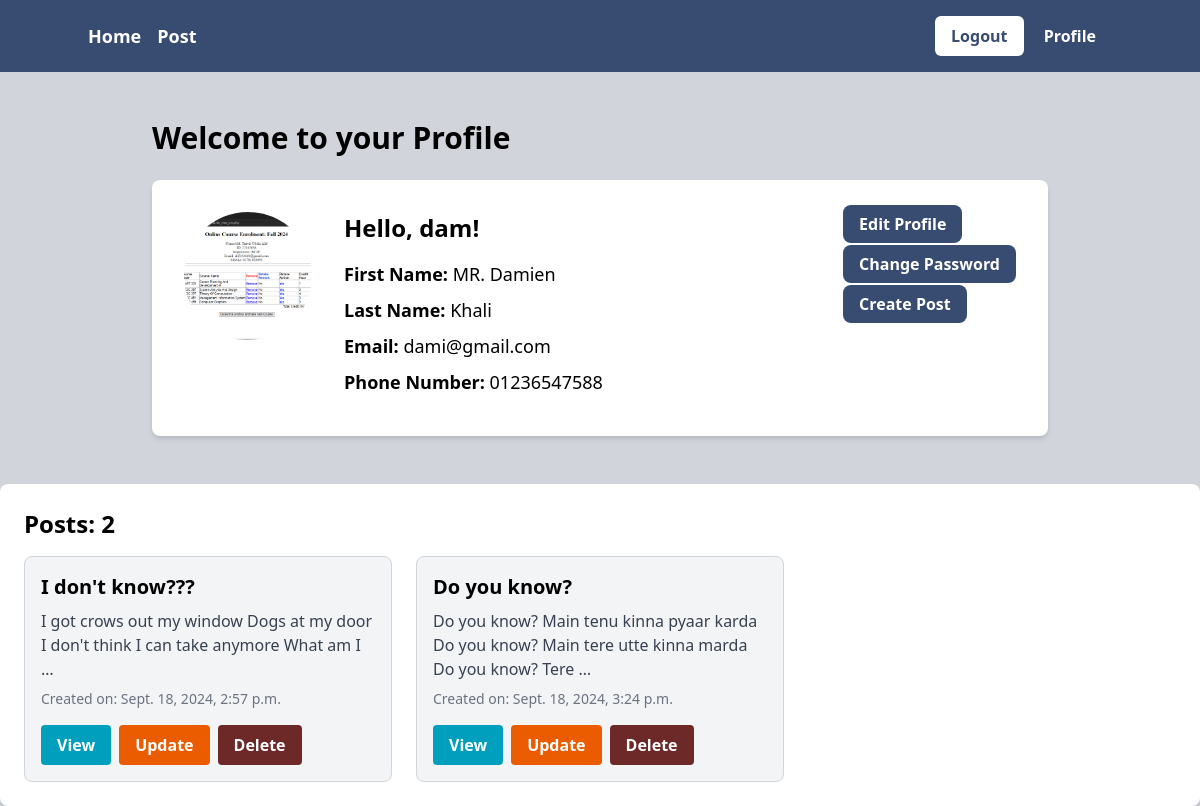
Screenshot of /Profile/user_profile/ (signed in) with the database file from the repository.
### Profile/models.py (models this page shows, shortened)
class User_profile(models.Model):
    user = models.OneToOneField(User, on_delete=models.CASCADE)
    phone_number = models.CharField(max_length=12)
    profile_picture = models.ImageField(upload_to='./static/images/', blank=True, null=True)

### Post/models.py (models this page shows, shortened)
class Post_Model(models.Model):
    title = models.CharField(max_length=200)
    content = models.TextField()
    Author = models.ForeignKey(User, on_delete=models.CASCADE)
    created_at = models.DateTimeField(auto_now_add=True)
    updated_at = models.DateField(auto_now=True)
    likes = models.ManyToManyField(User, related_name='post_like', blank=True)

### Profile/views.py (the view)
# urls.py: path('user_profile/', views.User_Profile_Details_View.as_view(), name='User_Profile'),
class User_Profile_Details_View(LoginRequiredMixin, DetailView):
    model = models.User_profile
    template_name = 'profile.html'
    context_object_name = 'user'
    def get_object(self, queryset=None):
        return models.User_profile.objects.get(user=self.request.user)
    def get_context_data(self, **kwargs):
        context = super().get_context_data(**kwargs)
        user_posts = Post_Model.objects.filter(Author = self.request.user)
        context['posts'] = user_posts
        return context

### Profile/templates/profile.html
{% extends 'base.html' %}
{% load crispy_forms_tags %}
{% load tailwind_filters %}
{% block content %}
<div class="max-w-4xl mx-auto py-12">
    <h1 class="text-3xl font-bold mb-6">Welcome to your Profile</h1>
    <div class="bg-white shadow-md rounded-lg p-8 flex items-start space-x-8">
        <div class="flex-shrink-0">
            {% if user.user.user_profile.profile_picture %}
            <img src="{{ user.user.user_profile.profile_picture.url }}" alt="Profile Picture" class="w-32 h-32 rounded-full object-cover">
            {% else %}
            <div class="w-32 h-32 rounded-full bg-gray-200 flex items-center justify-center">
                <span class="text-gray-600">No Image</span>
            </div>
            {% endif %}
        </div>
        <div class="flex-1">
            <h2 class="text-2xl font-semibold mb-4">Hello, {{ user.user.username }}!</h2>
            <p class="text-lg mb-2"><strong>First Name:</strong> {{ user.user.first_name }}</p>
            <p class="text-lg mb-2"><strong>Last Name:</strong> {{ user.user.last_name }}</p>
            <p class="text-lg mb-2"><strong>Email:</strong> {{ user.user.email }}</p>
            <p class="text-lg mb-2"><strong>Phone Number:</strong> {{ user.user.user_profile.phone_number }}</p>
        </div>
        <div>
            <div class="mb-4">
                <a href="{% url 'edit_profile' %}" class="bg-[#384B70] text-white font-bold py-2 px-4 rounded-lg hover:bg-[#507687]">
                    Edit Profile
                </a>
            </div>
            <div class="mb-4">
                <a href="{% url 'password_change' %}" class="bg-[#384B70] text-white font-bold py-2 px-4 rounded-lg hover:bg-[#507687]">
                    Change Password
                </a>
            </div>
            <div>
                <a href="{% url 'create_post' %}" class="bg-[#384B70] text-white font-bold py-2 px-4 rounded-lg hover:bg-[#507687]">
                    Create Post
                </a>
            </div>
        </div>
    </div>
</div>
<div class="bg-white shadow-md rounded-lg p-6">
    <h3 class="text-2xl font-bold mb-4">Posts: {{ posts|length }}</h3>
    {% if posts %}
    <div class="grid grid-cols-1 md:grid-cols-2 lg:grid-cols-3 gap-6">
        {% for post in posts %}
            <div class="bg-gray-100 border border-gray-300 rounded-lg p-4 flex flex-col">
                <h4 class="text-xl font-semibold mb-2">{{ post.title }}</h4>
                <p class="text-gray-700 mb-2">{{ post.content | truncatewords:20 }}</p>
                <p class="text-gray-500 text-sm mb-4">Created on: {{ post.created_at }}</p>
                <div class="flex space-x-2 mt-auto">
                    <a href="{% url 'post_detail' post.pk %}" class="bg-[#009FBD] text-white font-bold py-2 px-4 rounded hover:bg-[#0F67B1]">View</a>
                    <a href="{% url 'update_post' post.pk %}" class="bg-[#EB5B00] text-white font-bold py-2 px-4 rounded hover:bg-[#CD5C09]">Update</a>
                    <a href="{% url 'delete_post' post.pk %}" class="bg-[#6d2828] text-white font-bold py-2 px-4 rounded hover:bg-[#B8001F]">Delete</a>
                </div>
            </div>
        {% endfor %}
    </div>
    {% else %}
    <p class="text-gray-600">No posts created yet.</p>
    {% endif %}
</div>
{% endblock %}

### templates/base.html (shortened to what this page needs)
{% load compress %}
{% load static %}
<!DOCTYPE html>
<html lang="en">
<head>
    {% compress css %}
    <link rel="stylesheet" href="{% static 'src/output.css' %}">
    {% endcompress %}
</head>
<body class="bg-gray-300">
<nav class="bg-[#384B70] p-4">
    <div class="container mx-auto flex items-center justify-between">
      <div class="flex space-x-4">
        <a href="{% url 'Home_page' %}" class="text-lg font-semibold text-white hover:text-gray-300">Home</a>
        <a href="{% url 'post_list' %}" class="text-lg font-semibold text-white hover:text-gray-300">Post</a>
      </div>
      <div class="flex space-x-4">
        {% if request.user.is_authenticated %}
        <form method="POST" action="{% url 'Logout' %}" style="display: inline;">
          <button type="submit" class="rounded-md bg-white px-4 py-2 font-semibold text-[#384B70] hover:bg-gray-100">
              Logout
          </button>
        <a href="{%url 'User_Profile' %}" class="rounded-md bg-[#384B70] px-4 py-2 font-semibold text-white hover:bg-[#384B70]"> Profile </a>
      </form>
        {% else %}
        <a href="{%url 'Sign_Up' %}" class="rounded-md bg-white px-4 py-2 font-semibold text-[#384B70] hover:bg-gray-100"> Sign Up </a>
        <a href="{%url 'Login' %}" class="rounded-md bg-[#384B70] px-4 py-2 font-semibold text-white hover:bg-[#384B70]"> Login </a>
        {% endif %}
      </div>
    </div>
  </nav>
  {% block content %}{% endblock content %}
</body>
</html

### rows the page displays
User_profile: user.user_profile.profile_picture (picture), user.username "dam", user.first_name "MR. Damien", user.last_name "Khali", user.email "dami@gmail.com", user.user_profile.phone_number "01236547588"
Post_Model: title "I don't know???", content "I got crows out my window Dogs at my door I don't think I can take anymore What am I …", created_at "Sept. 18, 2024, 2:57 p.m."
Post_Model: title "Do you know?", content "Do you know? Main tenu kinna pyaar karda Do you know? Main tere utte kinna marda Do you know? Tere …", created_at "Sept. 18, 2024, 3:24 p.m."

### other values shown
{{ posts|length }} "2"
